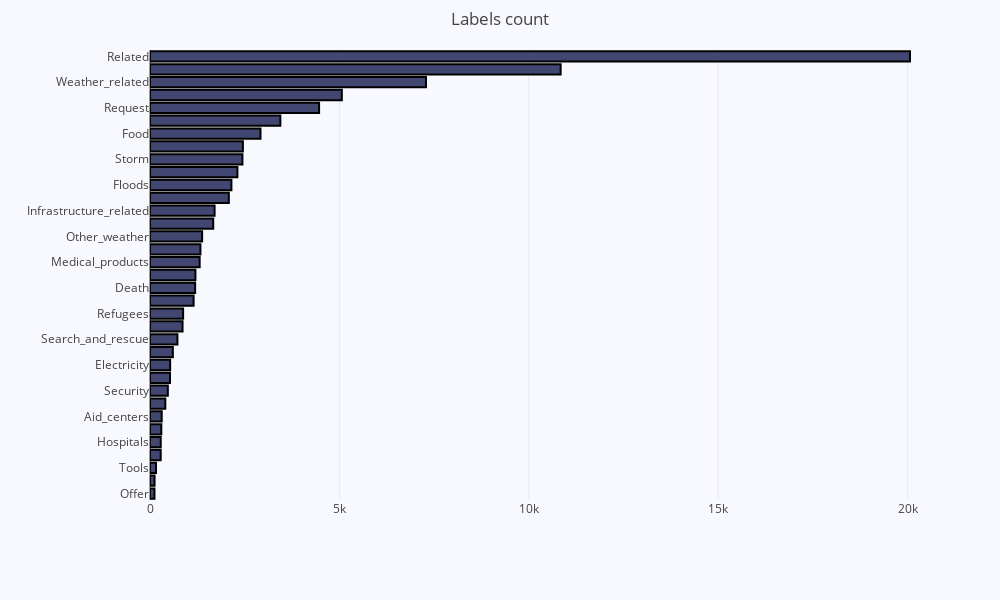

This figure's notebook cell:
### Code cell
trace0 = go.Bar(
    y=x1, 
    x=y1,
    marker = dict(color = '#414770', line=dict(color='rgb(0,0,0)',width=2.0)),
    orientation='h'
    
)

layout = go.Layout(
    
    title='Labels count',
    width=1000, height=600,
    #plot_bgcolor='white', 
    margin={'l':150, 'r':50, 'b':100, 't':50},
    paper_bgcolor='rgb(248, 248, 255)',
    plot_bgcolor='rgb(248, 248, 255)',
)

data = [trace0];
fig = go.Figure(data = data, layout = layout)
iplot(fig)

### Figure 1 — Plotly figure (JSON) as saved in the notebook; plotly's stock layout.template omitted (floating-point values rounded to 4 significant figures)
{"data": [{"marker": {"color": "#414770", "line": {"color": "rgb(0,0,0)", "width": 2}}, "orientation": "h", "type": "bar", "x": [118, 120, 159, 282, 283, 298, 309, 404, 471, 528, 532, 603, 724, 859, 874, 1151, 1192, 1199, 1311, 1331, 1376, 1669, 1705, 2081, 2149, 2308, 2440, 2452, 2917, 3441, 4464, 5064, 7286, 10841, 20064], "y": ["Offer", "Shops", "Tools", "Fire", "Hospitals", "Missing_people", "Aid_centers", "Clothing", "Security", "Cold", "Electricity", "Money", "Search_and_rescue", "Military", "Refugees", "Other_infrastructure", "Death", "Transport", "Medical_products", "Buildings", "Other_weather", "Water", "Infrastructure_related", "Medical_help", "Floods", "Shelter", "Storm", "Earthquake", "Food", "Other_aid", "Request", "Direct_report", "Weather_related", "Aid_related", "Related"]}], "layout": {"height": 600, "margin": {"b": 100, "l": 150, "r": 50, "t": 50}, "paper_bgcolor": "rgb(248, 248, 255)", "plot_bgcolor": "rgb(248, 248, 255)", "title": "Labels count", "width": 1000}}
